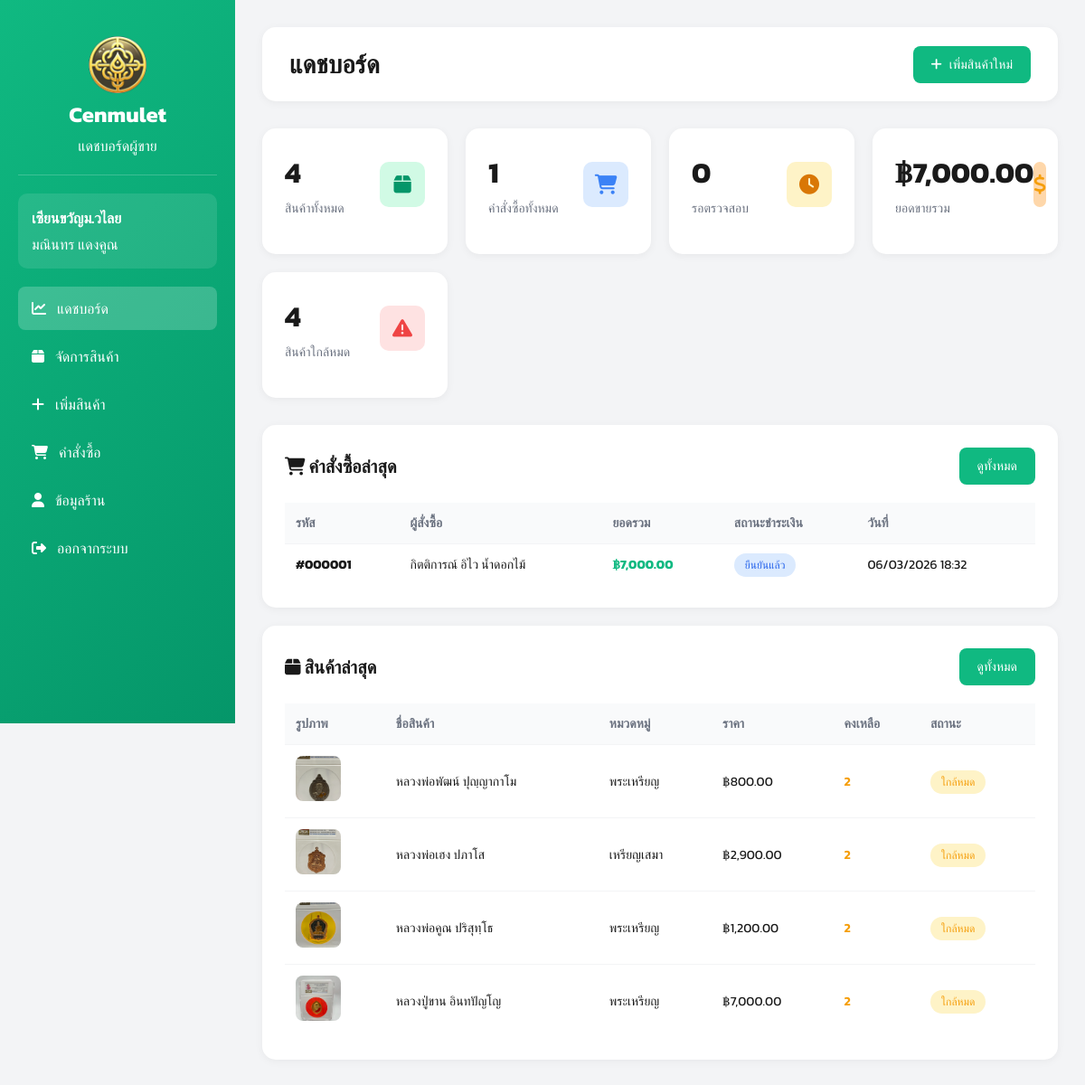
The page /views/seller/dashboard.php (signed in) on the database as committed earlier.
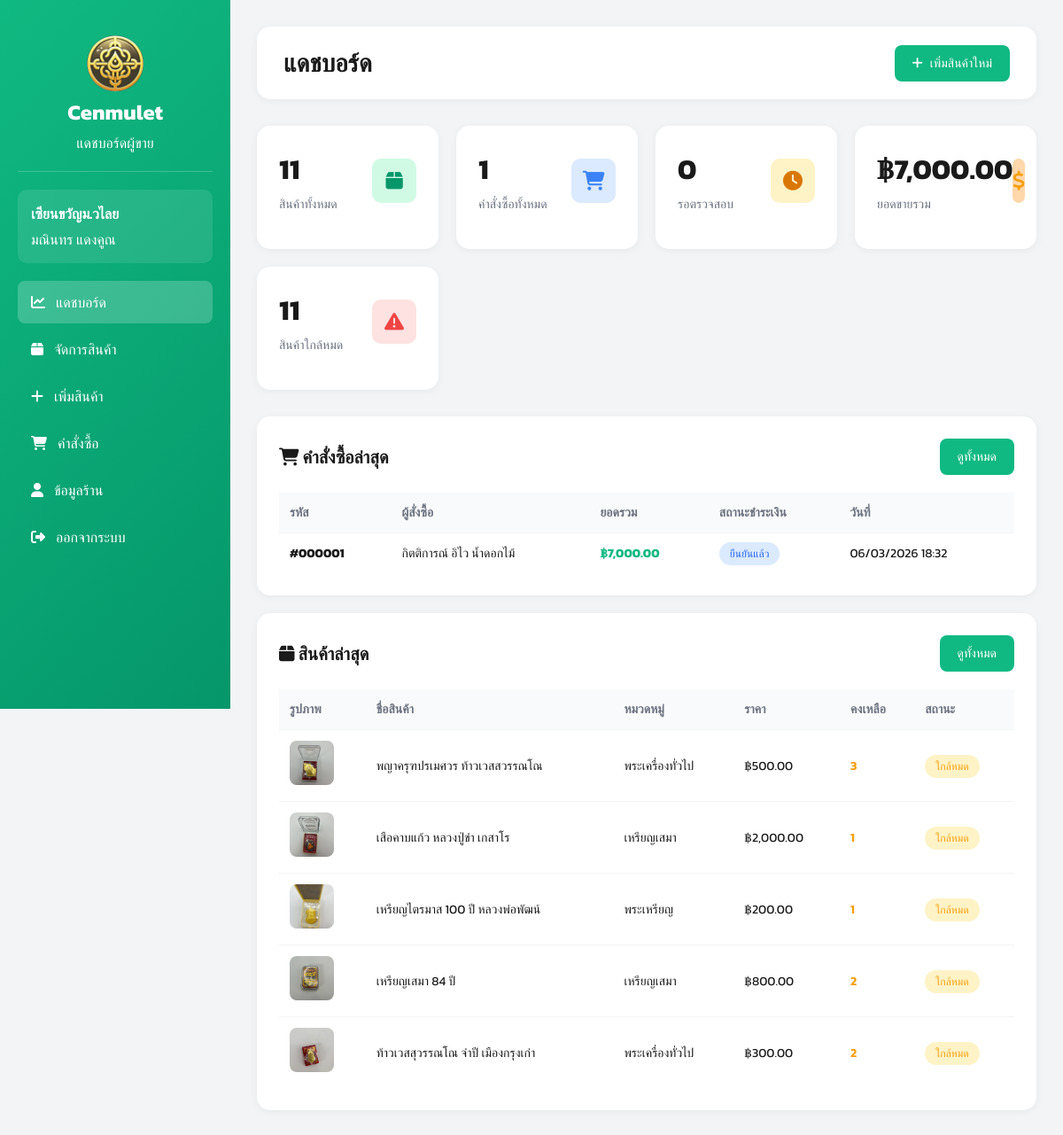
The same page on the database as committed later.
### tables this page shows
CREATE TABLE orders (
    id INTEGER PRIMARY KEY AUTOINCREMENT,
    user_id INTEGER,
    total_price REAL,
    status TEXT DEFAULT 'pending',
    tracking_number TEXT,
    shipped_at DATETIME,
    created_at DATETIME DEFAULT CURRENT_TIMESTAMP,
    FOREIGN KEY (user_id) REFERENCES users(id)
);

CREATE TABLE amulets (
    id INTEGER PRIMARY KEY AUTOINCREMENT,
    amulet_name TEXT,
    source TEXT,
    quantity INTEGER,
    price REAL,
    image TEXT,
    sellerId INTEGER,
    categoryId INTEGER,
    FOREIGN KEY (sellerId) REFERENCES sellers(id),
    FOREIGN KEY (categoryId) REFERENCES categories(id)
);

CREATE TABLE categories (
    id INTEGER PRIMARY KEY AUTOINCREMENT,
    category_name TEXT
);

### views/seller/dashboard.php (the view, shortened to what the changed rows need)
<?php
require_once __DIR__ . "/../../config/db.php";
$seller_id = $_SESSION['user_id'];
try {
    $stmt = $db->prepare("SELECT COUNT(*) as total FROM amulets WHERE sellerId = :seller_id");
    $stmt->execute([':seller_id' => $seller_id]);
    $total_products = $stmt->fetch(PDO::FETCH_ASSOC)['total'];
    $stmt = $db->prepare("
        SELECT COUNT(*) as total
        FROM amulets
        WHERE sellerId = :seller_id AND quantity < 5 AND quantity > 0
    ");
    $stmt->execute([':seller_id' => $seller_id]);
    $low_stock = $stmt->fetch(PDO::FETCH_ASSOC)['total'];
    $stmt = $db->prepare("
        SELECT a.*, c.category_name
        FROM amulets a
        LEFT JOIN categories c ON a.categoryId = c.id
        WHERE a.sellerId = :seller_id
        ORDER BY a.id DESC
        LIMIT 5
    ");
    $stmt->execute([':seller_id' => $seller_id]);
    $recent_products = $stmt->fetchAll(PDO::FETCH_ASSOC);
    $stmt = $db->prepare("
        SELECT DISTINCT o.*, u.fullname, p.status as payment_status
        FROM orders o
        JOIN order_items oi ON o.id = oi.order_id
        JOIN amulets a ON oi.amulet_id = a.id
        JOIN users u ON o.user_id = u.id
        LEFT JOIN payments p ON o.id = p.order_id
        WHERE a.sellerId = :seller_id
        GROUP BY o.id
        ORDER BY o.created_at DESC
        LIMIT 5
    ");
    $stmt->execute([':seller_id' => $seller_id]);
    $recent_orders = $stmt->fetchAll(PDO::FETCH_ASSOC);
} catch (PDOException $e) {
    die("Error: " . $e->getMessage());
}
?>
<!DOCTYPE html>
<html lang="th">
<head>
    <link rel="stylesheet" href="https://cdnjs.cloudflare.com/ajax/libs/font-awesome/6.5.1/css/all.min.css">
</head>
<body>
    <div class="dashboard-container">
        <aside class="sidebar">
            <div class="sidebar-header">
                <h2>Cenmulet</h2>
            </div>
        </aside>
        <main class="main-content">
            <div class="top-bar">
                <h1>แดชบอร์ด</h1>
            </div>
            <div class="stats-grid">
                <div class="stat-card">
                    <div class="stat-header">
                        <div>
                            <div class="stat-value"><?php echo number_format($total_products); ?></div>
                            <div class="stat-label">สินค้าทั้งหมด</div>
                        </div>
                    </div>
                </div>
                <?php if ($low_stock > 0): ?>
                <div class="stat-card">
                    <div class="stat-header">
                        <div>
                            <div class="stat-value"><?php echo number_format($low_stock); ?></div>
                            <div class="stat-label">สินค้าใกล้หมด</div>
                        </div>
                        <div class="stat-icon red">
                            <i class="fa-solid fa-exclamation-triangle"></i>
                        </div>
                    </div>
                </div>
                <?php endif; ?>
            </div>
            <div class="content-section">
                <div class="section-header">
                    <h2><i class="fa-solid fa-shopping-cart"></i> คำสั่งซื้อล่าสุด</h2>
                </div>
                <?php if (count($recent_orders) > 0): ?>
                    <table>
                        <thead>
                            <tr>
                                <th>รหัส</th>
                                <th>ผู้สั่งซื้อ</th>
                                <th>ยอดรวม</th>
                                <th>สถานะชำระเงิน</th>
                                <th>วันที่</th>
                            </tr>
                        </thead>
                        <tbody>
                            <?php foreach ($recent_orders as $order): ?>
                                <tr>
                                    <td><strong>#<?php echo str_pad($order['id'], 6, '0', STR_PAD_LEFT); ?></strong></td>
                                    <td><?php echo htmlspecialchars($order['fullname']); ?></td>
                                    <td><strong style="color: #10b981;">฿<?php echo number_format($order['total_price'], 2); ?></strong></td>
                                    <td>
                                        <?php if ($order['payment_status'] === 'waiting'): ?>
                                            <span class="badge badge-pending">รอตรวจสอบ</span>
                                        <?php elseif ($order['payment_status'] === 'confirmed'): ?>
                                            <span class="badge badge-confirmed">ยืนยันแล้ว</span>
                                        <?php else: ?>
                                            <span class="badge badge-warning">ไม่ทราบสถานะ</span>
                                        <?php endif; ?>
                                    </td>
                                    <td><?php echo date('d/m/Y H:i', strtotime($order['created_at'])); ?></td>
                                </tr>
                            <?php endforeach; ?>
                        </tbody>
                    </table>
                <?php endif; ?>
            </div>
            <div class="content-section">
                <div class="section-header">
                    <h2><i class="fa-solid fa-box"></i> สินค้าล่าสุด</h2>
                </div>
                <?php if (count($recent_products) > 0): ?>
                    <table>
                        <thead>
                            <tr>
                                <th>รูปภาพ</th>
                                <th>ชื่อสินค้า</th>
                                <th>หมวดหมู่</th>
                                <th>ราคา</th>
                                <th>คงเหลือ</th>
                                <th>สถานะ</th>
                            </tr>
                        </thead>
                        <tbody>
                            <?php foreach ($recent_products as $product): ?>
                                <tr>
                                    <td>
                                        <?php if ($product['image']): ?>
                                            <img src="/uploads/amulets/<?php echo htmlspecialchars($product['image']); ?>" alt="" class="product-img">
                                        <?php else: ?>
                                            <div class="product-img" style="background: #e5e7eb; display: flex; align-items: center; justify-content: center;">
                                                <i class="fa-solid fa-image" style="color: #9ca3af;"></i>
                                            </div>
                                        <?php endif; ?>
                                    </td>
                                    <td><?php echo htmlspecialchars($product['amulet_name']); ?></td>
                                    <td><?php echo htmlspecialchars($product['category_name'] ?? '-'); ?></td>
                                    <td>฿<?php echo number_format($product['price'], 2); ?></td>
                                    <td>
                                        <?php if ($product['quantity'] < 5 && $product['quantity'] > 0): ?>
                                            <span style="color: #f59e0b; font-weight: 600;"><?php echo number_format($product['quantity']); ?></span>
                                        <?php else: ?>
                                            <?php echo number_format($product['quantity']); ?>
                                        <?php endif; ?>
                                    </td>
                                    <td>
                                        <?php if ($product['quantity'] > 5): ?>
                                            <span class="badge badge-success">มีสินค้า</span>
                                        <?php elseif ($product['quantity'] > 0): ?>
                                            <span class="badge badge-warning">ใกล้หมด</span>
                                        <?php else: ?>
                                            <span class="badge badge-danger">สินค้าหมด</span>
                                        <?php endif; ?>
                                    </td>
                                </tr>
                            <?php endforeach; ?>
                        </tbody>
                    </table>
                <?php endif; ?>
            </div>
        </main>
    </div>
</body>
</html>

Rows that differ between the two databases and show on the page:
no longer on this page (row unchanged): amulets: image (picture), amulet_name "หลวงพ่อพัฒน์ ปุญฺญากาโม", categoryId.category_name "พระเหรียญ", price "800.00", quantity "2", shows "ใกล้หมด"
no longer on this page (row unchanged): amulets: image (picture), amulet_name "หลวงพ่อเฮง ปภาโส", categoryId.category_name "เหรียญเสมา", price "2,900.00", quantity "2", shows "ใกล้หมด"
no longer on this page (row unchanged): amulets: image (picture), amulet_name "หลวงพ่อคูณ ปริสุทฺโธ", categoryId.category_name "พระเหรียญ", price "1,200.00", quantity "2", shows "ใกล้หมด"
no longer on this page (row unchanged): amulets: image (picture), amulet_name "หลวงปู่ขาน อินทปัญโญ", categoryId.category_name "พระเหรียญ", price "7,000.00", quantity "2", shows "ใกล้หมด"
added amulets: image (picture), amulet_name "พญาครุฑปรเมศวร ท้าวเวสสวรรณโณ", categoryId.category_name "พระเครื่องทั่วไป", price "500.00", quantity "3", shows "ใกล้หมด"
added amulets: image (picture), amulet_name "เสือคาบแก้ว หลวงปู่ขำ เกสาโร", categoryId.category_name "เหรียญเสมา", price "2,000.00", quantity "1", shows "ใกล้หมด"
added amulets: image (picture), amulet_name "เหรียญไตรมาส 100 ปี หลวงพ่อพัฒน์", categoryId.category_name "พระเหรียญ", price "200.00", quantity "1", shows "ใกล้หมด"
added amulets: image (picture), amulet_name "เหรียญเสมา 84 ปี", categoryId.category_name "เหรียญเสมา", price "800.00", quantity "2", shows "ใกล้หมด"
added amulets: image (picture), amulet_name "ท้าวเวสสุวรรณโณ จำปี เมืองกรุงเก่า", categoryId.category_name "พระเครื่องทั่วไป", price "300.00", quantity "2", shows "ใกล้หมด"
Other text that changed with them:
$total_products: "4" → "11"
$low_stock: "4" → "11"
